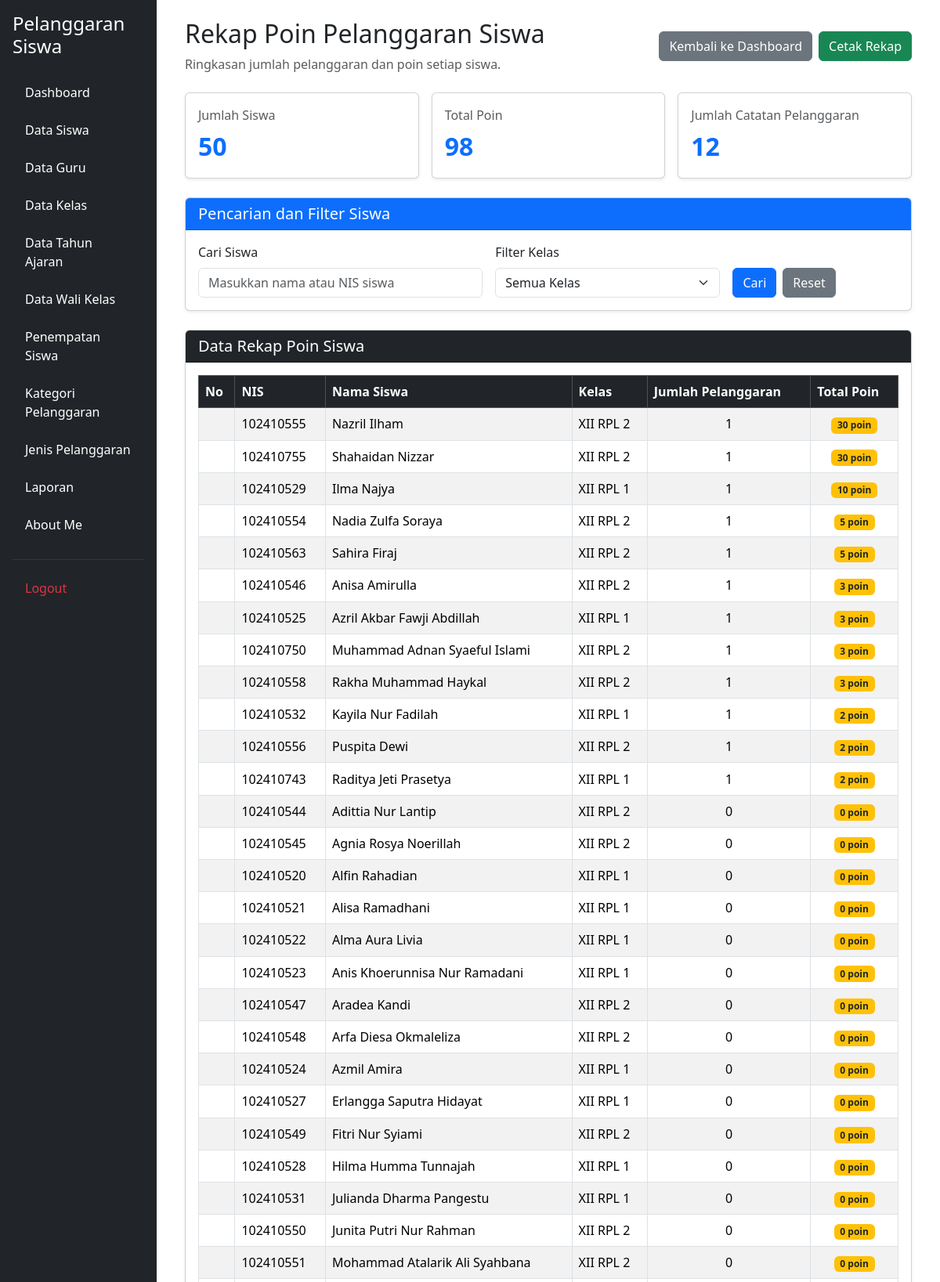
The app's page /rekap_poin.php (signed in, upper part) with its own data.
### tables this page shows
CREATE TABLE `t_siswa` (
  `id` int(11) NOT NULL,
  `nis` varchar(10) DEFAULT NULL,
  `nisn` varchar(10) NOT NULL,
  `nama` varchar(150) DEFAULT NULL,
  `jenis_kelamin` char(1) NOT NULL,
  `tanggal_lahir` date NOT NULL,
  `alamat` text NOT NULL,
  `status_aktif` tinyint(1) NOT NULL,
  `created_at` timestamp NOT NULL DEFAULT current_timestamp(),
  `updated_at` timestamp NOT NULL DEFAULT current_timestamp()
);

### rekap_poin.php (the view, shortened to what this page needs)
<?php
include 'config/koneksi.php';
$cari = isset($_GET['cari'])
    ? trim($_GET['cari'])
    : '';
$sql = "SELECT
            s.id AS siswa_id,
            s.nis,
            s.nama AS nama_siswa,
            COALESCE(k.nama, '-') AS nama_kelas,
            COALESCE(p.total_poin, 0) AS total_poin,
            COALESCE(p.jumlah_pelanggaran, 0) AS jumlah_pelanggaran
        FROM t_siswa s
        LEFT JOIN (
            SELECT
                siswa_id,
                SUM(poin) AS total_poin,
                COUNT(*) AS jumlah_pelanggaran
            FROM t_pelanggaran_siswa
            GROUP BY siswa_id
        ) p ON p.siswa_id = s.id
        LEFT JOIN (
            SELECT
                siswa_id,
                MAX(kelas_id) AS kelas_id
            FROM t_kelas_siswa
            WHERE status_aktif = 1
            GROUP BY siswa_id
        ) ks ON ks.siswa_id = s.id
        LEFT JOIN t_kelas k ON k.id = ks.kelas_id
        WHERE 1=1";
$sql .= " ORDER BY total_poin DESC, s.nama ASC";
$query_rekap = mysqli_query($koneksi, $sql);
$data_rekap = [];
$total_poin_semua = 0;
$total_catatan = 0;
while ($data = mysqli_fetch_assoc($query_rekap)) {
    $data_rekap[] = $data;
    $total_poin_semua += (int) $data['total_poin'];
    $total_catatan += (int) $data['jumlah_pelanggaran'];
}
$jumlah_siswa = count($data_rekap);
?>
<!DOCTYPE html>
<html lang="id">
<head>
    <link href="https://cdn.jsdelivr.net/npm/bootstrap@5.3.8/dist/css/bootstrap.min.css"
          rel="stylesheet">
    <link href="https://cdn.datatables.net/2.3.4/css/dataTables.bootstrap5.min.css"
          rel="stylesheet">
</head>
<body>
<div class="container-fluid">
    <div class="row">
        <?php include 'layout/sidebar.php'; ?>
        <main class="col-md-9 col-lg-10 p-4">
            <div class="container-fluid">
                <div class="d-flex justify-content-between align-items-center flex-wrap gap-2 mb-4">
                    <div>
                        <h2>Rekap Poin Pelanggaran Siswa</h2>
                        <p class="text-muted mb-0">
                            Ringkasan jumlah pelanggaran dan poin setiap siswa.
                        </p>
                    </div>
                    <div class="d-flex gap-2 no-print">
                        <a href="dashboard.php" class="btn btn-secondary">
                            Kembali ke Dashboard
                        </a>
                        <button type="button"
                                onclick="window.print()"
                                class="btn btn-success">
                            Cetak Rekap
                        </button>
                    </div>
                </div>
                <div class="row g-3 mb-4">
                    <div class="col-md-4">
                        <div class="card shadow-sm h-100">
                            <div class="card-body">
                                <p class="text-muted mb-1">Jumlah Siswa</p>
                                <div class="angka">
                                    <?= $jumlah_siswa; ?>
                                </div>
                            </div>
                        </div>
                    </div>
                    <div class="col-md-4">
                        <div class="card shadow-sm h-100">
                            <div class="card-body">
                                <p class="text-muted mb-1">Total Poin</p>
                                <div class="angka">
                                    <?= $total_poin_semua; ?>
                                </div>
                            </div>
                        </div>
                    </div>
                    <div class="col-md-4">
                        <div class="card shadow-sm h-100">
                            <div class="card-body">
                                <p class="text-muted mb-1">
                                    Jumlah Catatan Pelanggaran
                                </p>
                                <div class="angka">
                                    <?= $total_catatan; ?>
                                </div>
                            </div>
                        </div>
                    </div>
                </div>
                <div class="card shadow-sm mb-4 no-print">
                    <div class="card-header bg-primary text-white">
                        <h5 class="mb-0">Pencarian dan Filter Siswa</h5>
                    </div>
                    <div class="card-body">
                        <form method="GET" action="rekap_poin.php">
                            <div class="row g-3">
                                <div class="col-md-5">
                                    <label for="cari" class="form-label">
                                        Cari Siswa
                                    </label>
                                    <input
                                        type="text"
                                        name="cari"
                                        id="cari"
                                        class="form-control"
                                        placeholder="Masukkan nama atau NIS siswa"
                                        value="<?= htmlspecialchars($cari); ?>">
                                </div>
                                <div class="col-md-4">
                                    <label for="kelas" class="form-label">
                                        Filter Kelas
                                    </label>
                                    <select name="kelas" id="kelas"
                                            class="form-select">
                                        <option value="">Semua Kelas</option>
                                    </select>
                                </div>
                                <div class="col-md-3 d-flex align-items-end gap-2">
                                    <button type="submit" class="btn btn-primary">
                                        Cari
                                    </button>
                                    <a href="rekap_poin.php" class="btn btn-secondary">
                                        Reset
                                    </a>
                                </div>
                            </div>
                        </form>
                    </div>
                </div>
                <div class="card shadow-sm">
                    <div class="card-header bg-dark text-white">
                        <h5 class="mb-0">Data Rekap Poin Siswa</h5>
                    </div>
                    <div class="card-body">
                        <div class="table-responsive">
                            <table id="tabelRekap"
                                   class="table table-striped table-bordered table-hover align-middle w-100">
                                <thead class="table-dark">
                                    <tr>
                                        <th>No</th>
                                        <th>NIS</th>
                                        <th>Nama Siswa</th>
                                        <th>Kelas</th>
                                        <th>Jumlah Pelanggaran</th>
                                        <th>Total Poin</th>
                                    </tr>
                                </thead>
                                <tbody>
                                    <?php foreach ($data_rekap as $data) { ?>
                                        <tr>
                                            <td></td>
                                            <td>
                                                <?= htmlspecialchars($data['nis'] ?? '-'); ?>
                                            </td>
                                            <td>
                                                <?= htmlspecialchars($data['nama_siswa'] ?? '-'); ?>
                                            </td>
                                            <td>
                                                <?= htmlspecialchars($data['nama_kelas'] ?? '-'); ?>
                                            </td>
                                            <td class="text-center">
                                                <?= (int) $data['jumlah_pelanggaran']; ?>
                                            </td>
                                            <td class="text-center">
                                                <span class="badge bg-warning text-dark">
                                                    <?= (int) $data['total_poin']; ?> poin
                                                </span>
                                            </td>
                                        </tr>
                                    <?php } ?>
                                </tbody>
                            </table>
                        </div>
                    </div>
                </div>
            </div>
        </main>
    </div>
</div>
</body>
</html>

### rekap_poin.php (style rules this page uses)
.angka { font-size: 2rem; font-weight: bold; color: #0d6efd; }

### records on screen
t_siswa: nis "102410555", nama "Nazril Ilham", nama_kelas "XII RPL 2", jumlah_pelanggaran "1", total_poin "30"
t_siswa: nis "102410755", nama "Shahaidan Nizzar", nama_kelas "XII RPL 2", jumlah_pelanggaran "1", total_poin "30"
t_siswa: nis "102410529", nama "Ilma Najya", nama_kelas "XII RPL 1", jumlah_pelanggaran "1", total_poin "10"
t_siswa: nis "102410554", nama "Nadia Zulfa Soraya", nama_kelas "XII RPL 2", jumlah_pelanggaran "1", total_poin "5"
t_siswa: nis "102410563", nama "Sahira Firaj", nama_kelas "XII RPL 2", jumlah_pelanggaran "1", total_poin "5"
t_siswa: nis "102410546", nama "Anisa Amirulla", nama_kelas "XII RPL 2", jumlah_pelanggaran "1", total_poin "3"
t_siswa: nis "102410525", nama "Azril Akbar Fawji Abdillah", nama_kelas "XII RPL 1", jumlah_pelanggaran "1", total_poin "3"
t_siswa: nis "102410750", nama "Muhammad Adnan Syaeful Islami", nama_kelas "XII RPL 2", jumlah_pelanggaran "1", total_poin "3"
t_siswa: nis "102410558", nama "Rakha Muhammad Haykal", nama_kelas "XII RPL 2", jumlah_pelanggaran "1", total_poin "3"
t_siswa: nis "102410532", nama "Kayila Nur Fadilah", nama_kelas "XII RPL 1", jumlah_pelanggaran "1", total_poin "2"
t_siswa: nis "102410556", nama "Puspita Dewi", nama_kelas "XII RPL 2", jumlah_pelanggaran "1", total_poin "2"
t_siswa: nis "102410743", nama "Raditya Jeti Prasetya", nama_kelas "XII RPL 1", jumlah_pelanggaran "1", total_poin "2"
t_siswa: nis "102410544", nama "Adittia Nur Lantip", nama_kelas "XII RPL 2", jumlah_pelanggaran "0", total_poin "0"
t_siswa: nis "102410545", nama "Agnia Rosya Noerillah", nama_kelas "XII RPL 2", jumlah_pelanggaran "0", total_poin "0"
t_siswa: nis "102410520", nama "Alfin Rahadian", nama_kelas "XII RPL 1", jumlah_pelanggaran "0", total_poin "0"
t_siswa: nis "102410521", nama "Alisa Ramadhani", nama_kelas "XII RPL 1", jumlah_pelanggaran "0", total_poin "0"
t_siswa: nis "102410522", nama "Alma Aura Livia", nama_kelas "XII RPL 1", jumlah_pelanggaran "0", total_poin "0"
t_siswa: nis "102410523", nama "Anis Khoerunnisa Nur Ramadani", nama_kelas "XII RPL 1", jumlah_pelanggaran "0", total_poin "0"
t_siswa: nis "102410547", nama "Aradea Kandi", nama_kelas "XII RPL 2", jumlah_pelanggaran "0", total_poin "0"
t_siswa: nis "102410548", nama "Arfa Diesa Okmaleliza", nama_kelas "XII RPL 2", jumlah_pelanggaran "0", total_poin "0"
t_siswa: nis "102410524", nama "Azmil Amira", nama_kelas "XII RPL 1", jumlah_pelanggaran "0", total_poin "0"
t_siswa: nis "102410527", nama "Erlangga Saputra Hidayat", nama_kelas "XII RPL 1", jumlah_pelanggaran "0", total_poin "0"
t_siswa: nis "102410549", nama "Fitri Nur Syiami", nama_kelas "XII RPL 2", jumlah_pelanggaran "0", total_poin "0"
t_siswa: nis "102410528", nama "Hilma Humma Tunnajah", nama_kelas "XII RPL 1", jumlah_pelanggaran "0", total_poin "0"
t_siswa: nis "102410531", nama "Julianda Dharma Pangestu", nama_kelas "XII RPL 1", jumlah_pelanggaran "0", total_poin "0"
t_siswa: nis "102410550", nama "Junita Putri Nur Rahman", nama_kelas "XII RPL 2", jumlah_pelanggaran "0", total_poin "0"
t_siswa: nis "102410551", nama "Mohammad Atalarik Ali Syahbana", nama_kelas "XII RPL 2", jumlah_pelanggaran "0", total_poin "0"

### other values on screen
$jumlah_siswa "50"
$total_poin_semua "98"
$total_catatan "12"
